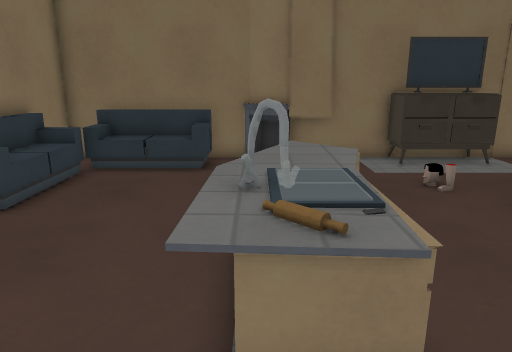
[1] (above)

12 first-person views from a walk through a level from a Godot 3-D game. The camera is 1.5 m above the floor, tilts 14° down and sees 70° across. The floor is counted in squares, 0.5 m on a side. Each view is taken from the middle of a square. On the plan, view 1 faces up. The plan holds only what a view shows up to about 20 squares ahead; the rest is blank. The place goes on beyond the plan. Surface patterns are stand-ins for the level's own textures.

[2]
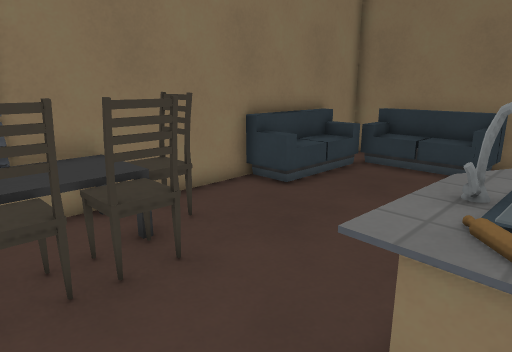

[3]
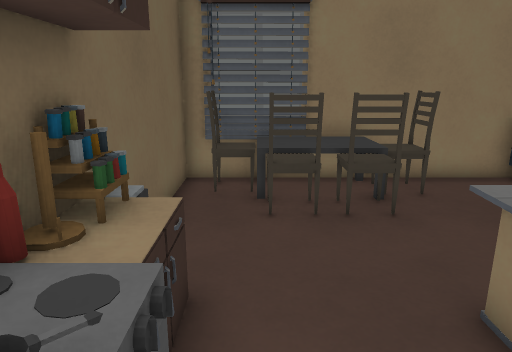

[4]
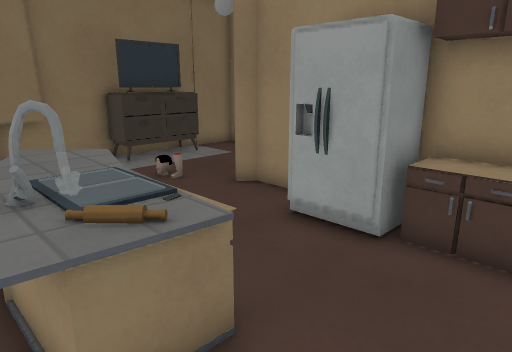

[5]
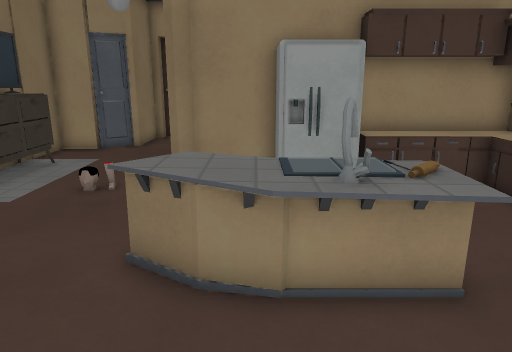

[6]
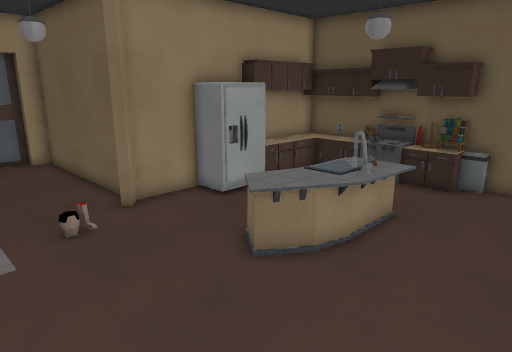

[7]
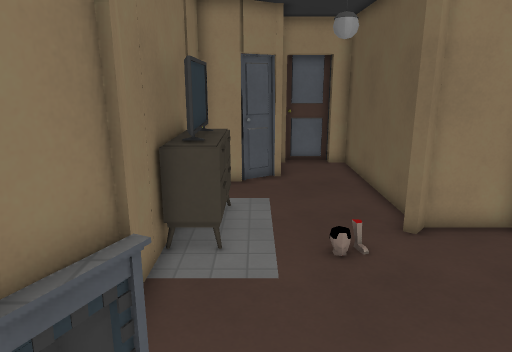

[8]
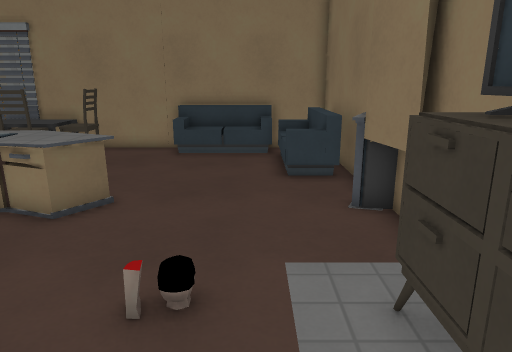

[9]
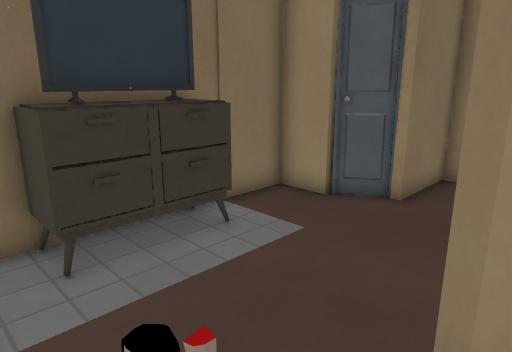

[10]
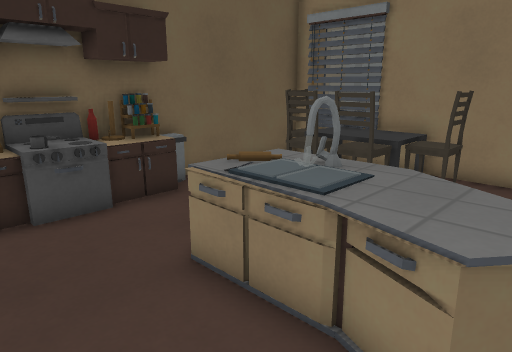

[11]
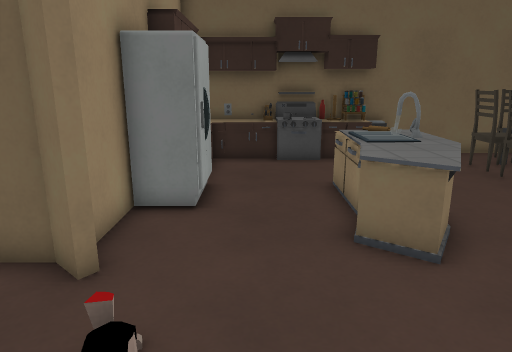

[12]
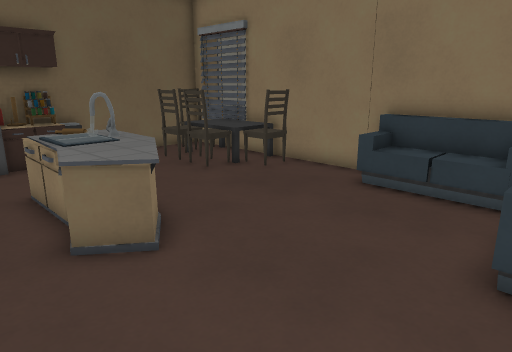

### Floor plan
Key: @ floor where view 1 was taken; # wall or solid block; . main floor; : floor 0.5 m higher than the main floor; / step, stairs or slope; = window, fence, low wall or low ledge; ^ raised ledge; v drop or lower ground; R drawers; S sofa; C chair; T table; F fridge; O other object.
Columns run from 9 left of view 1 to 17 right of it. Each row starts with its distance up from view 1.
 16        ###   #
 15  vvvvvvv#######OOOR###
 14  vvv:/:v.......RRRR..##
 13  vvv///=..............#
 12  # /..................#####
 11  # /......................#
 10  # /......................#
  9  # /..................... #
  8  vvS.....=^=....###########
  7  #.......^^^....#
  6  #.......^^^....#
  5  #CC.....^^=..FF#
  4  #CC....^^^=..FF#
  3  #TTCC..^^^=..F##
  2  #TTCC.........^=
  1  ^TTCC.........^=
  0  ^CCCC...@.....^=
 -1  ^CC....=^^^=^^^#
 -2 ##v###########^^#
 -3  ###

Where each view was taken, in squares from view 1:
view 1: 0 up, 0 right, facing up
view 2: 0 up, 1 right, facing up-left
view 3: 0 up, 4 right, facing left
view 4: 0 up, 1 left, facing up-right
view 5: 6 up, 5 left, facing right
view 6: 14 up, 5 left, facing down-right
view 7: 13 up, 3 left, facing right
view 8: 12 up, 10 right, facing left
view 9: 8 up, 4 right, facing up-right
view 10: 8 up, 5 right, facing down-left
view 11: 14 up, 4 right, facing down
view 12: 14 up, 4 right, facing down-left
